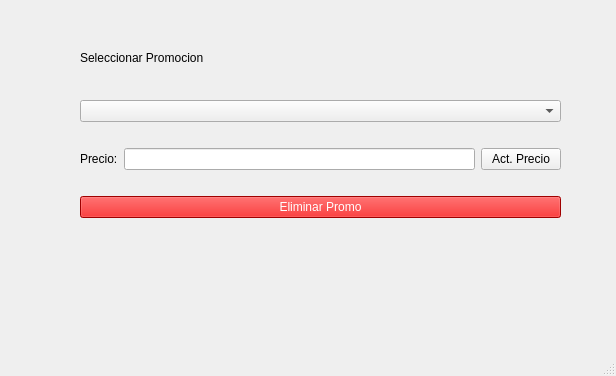
<?xml version="1.0" encoding="UTF-8"?>
<ui version="4.0">
 <class>MainWindow</class>
 <widget class="QMainWindow" name="MainWindow">
  <property name="geometry">
   <rect>
    <x>0</x>
    <y>0</y>
    <width>616</width>
    <height>376</height>
   </rect>
  </property>
  <property name="windowTitle">
   <string>MainWindow</string>
  </property>
  <widget class="QWidget" name="centralwidget">
   <widget class="QLabel" name="label_2">
    <property name="geometry">
     <rect>
      <x>80</x>
      <y>50</y>
      <width>141</width>
      <height>16</height>
     </rect>
    </property>
    <property name="text">
     <string>Seleccionar Promocion</string>
    </property>
   </widget>
   <widget class="QWidget" name="">
    <property name="geometry">
     <rect>
      <x>80</x>
      <y>80</y>
      <width>481</width>
      <height>161</height>
     </rect>
    </property>
    <layout class="QVBoxLayout" name="verticalLayout">
     <item>
      <widget class="QComboBox" name="comboBox"/>
     </item>
     <item>
      <layout class="QHBoxLayout" name="horizontalLayout">
       <item>
        <widget class="QLabel" name="label">
         <property name="text">
          <string>Precio:</string>
         </property>
        </widget>
       </item>
       <item>
        <widget class="QLineEdit" name="precio_input"/>
       </item>
       <item>
        <widget class="QPushButton" name="boton_actualizar">
         <property name="text">
          <string>Act. Precio</string>
         </property>
        </widget>
       </item>
      </layout>
     </item>
     <item>
      <widget class="QPushButton" name="boton_eliminar">
       <property name="styleSheet">
        <string notr="true">background-color: rgb(223, 0, 0);
color: rgb(255, 255, 255);</string>
       </property>
       <property name="text">
        <string>Eliminar Promo</string>
       </property>
      </widget>
     </item>
    </layout>
   </widget>
  </widget>
  <widget class="QMenuBar" name="menubar">
   <property name="geometry">
    <rect>
     <x>0</x>
     <y>0</y>
     <width>616</width>
     <height>22</height>
    </rect>
   </property>
  </widget>
  <widget class="QStatusBar" name="statusbar"/>
 </widget>
 <resources/>
 <connections/>
</ui>
